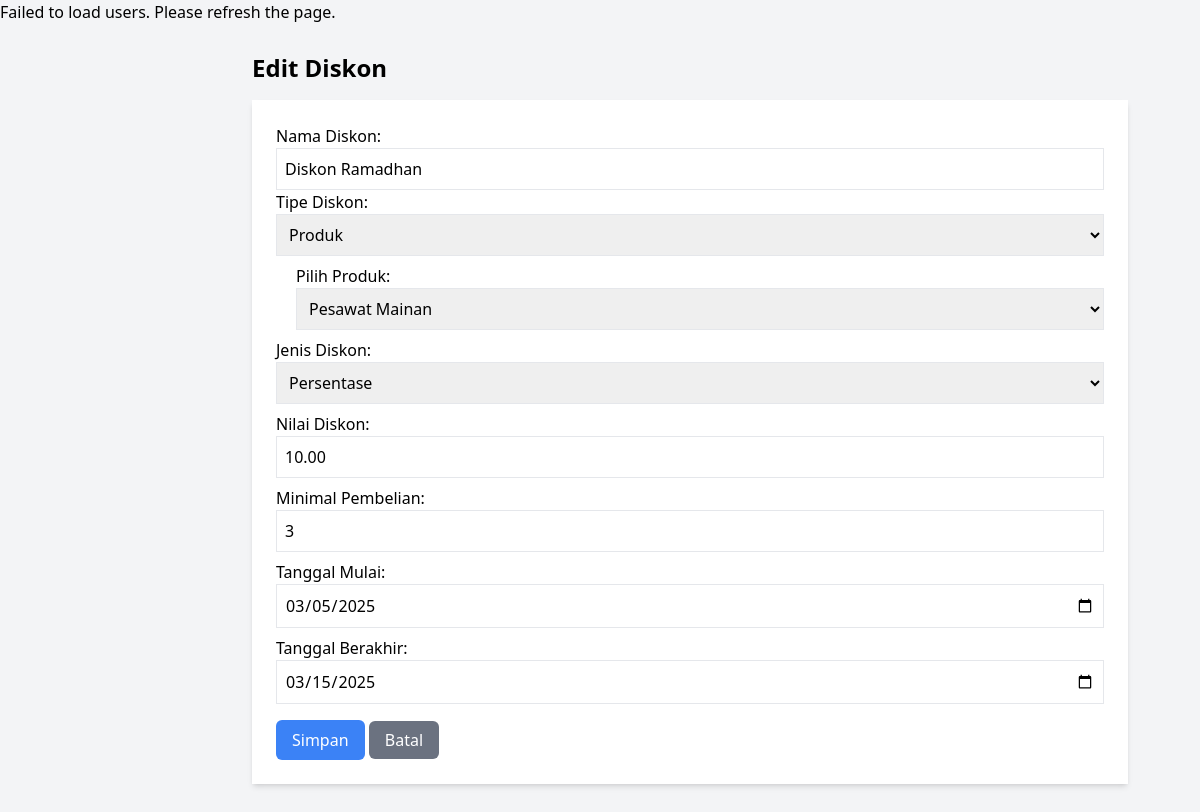
Page /admin/discount_form.php?id=1 on the earlier database version.
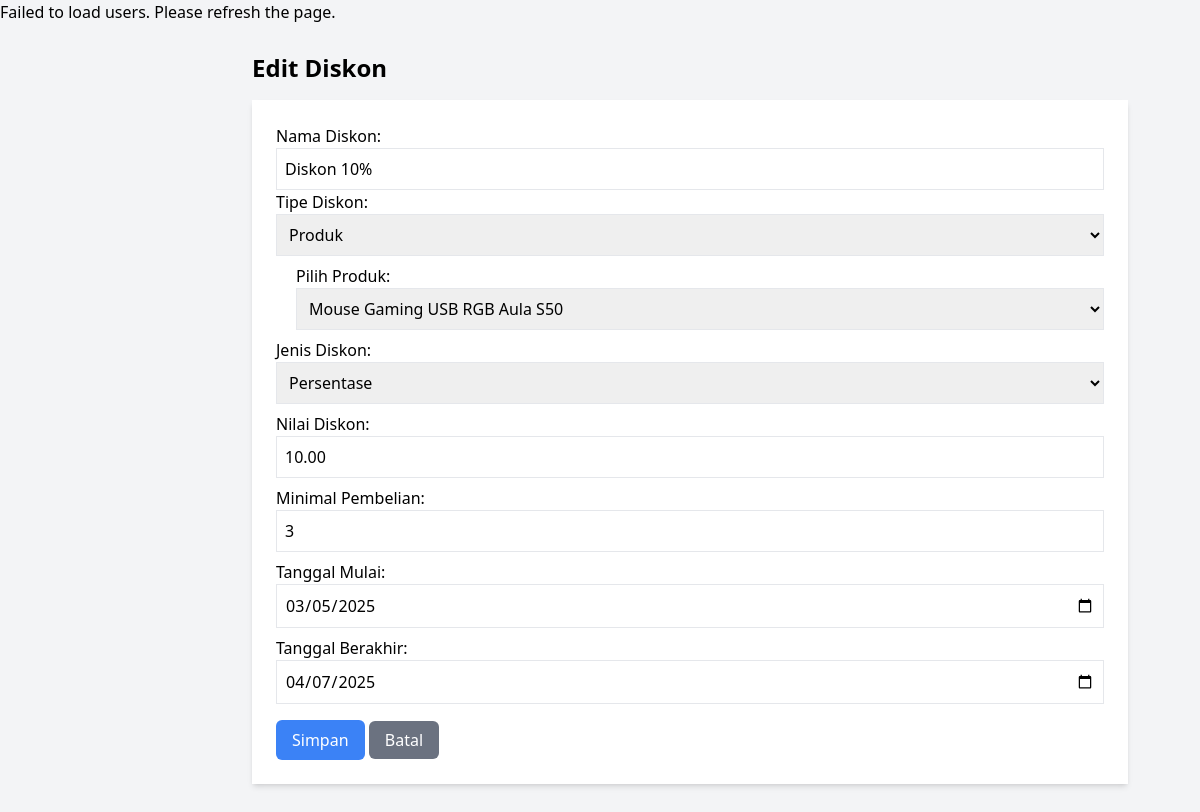
Same page on the later database version.
### tables this page shows
CREATE TABLE `discounts` (
  `id` int NOT NULL,
  `name` varchar(255) NOT NULL,
  `type` enum('product','category') NOT NULL,
  `product_id` int DEFAULT NULL,
  `category_id` int DEFAULT NULL,
  `discount_type` enum('percentage','fixed') NOT NULL,
  `discount_value` decimal(10,2) NOT NULL,
  `min_quantity` int DEFAULT '1',
  `start_date` date NOT NULL,
  `end_date` date NOT NULL,
  `created_at` timestamp NULL DEFAULT CURRENT_TIMESTAMP,
  `updated_at` timestamp NULL DEFAULT CURRENT_TIMESTAMP ON UPDATE CURRENT_TIMESTAMP
);

CREATE TABLE `products` (
  `id` int NOT NULL,
  `name` varchar(255) NOT NULL,
  `description` text,
  `price` decimal(10,2) NOT NULL,
  `stock` int NOT NULL,
  `category_id` int NOT NULL,
  `image` varchar(255) DEFAULT NULL,
  `arrival_date` date NOT NULL,
  `created_at` timestamp NULL DEFAULT CURRENT_TIMESTAMP,
  `updated_at` timestamp NULL DEFAULT CURRENT_TIMESTAMP ON UPDATE CURRENT_TIMESTAMP
);

### admin/discount_form.php (the view, shortened to what this page needs)
<?php
require '../connection.php';
$discount = [
    'id' => '','name' => '', 'type' => '', 'product_id' => '', 'category_id' => '',
    'discount_type' => '', 'discount_value' => '', 'min_quantity' => '1',
    'start_date' => '', 'end_date' => ''
];
if (isset($_GET['id'])) {
    $stmt = $pdo->prepare("SELECT * FROM discounts WHERE id = ?");
    $stmt->execute([$_GET['id']]);
    $discount = $stmt->fetch(PDO::FETCH_ASSOC);
}
$products = $pdo->query("SELECT * FROM products")->fetchAll(PDO::FETCH_ASSOC);
?>
<!DOCTYPE html>
<html lang="en">
<head>
    <script src="https://cdn.tailwindcss.com"></script>
</head>
<body class="bg-gray-100">
    <div id="sidebar"></div>
    <div class="ml-60 w-9/12 px-3 py-7">
        <h2 class="text-2xl font-bold mb-4"><?= $discount['id'] ? 'Edit' : 'Tambah' ?> Diskon</h2>
        <form action="discount_process.php" method="POST" class="bg-white p-6 w-98 shadow-md">
            <label>Nama Diskon:</label>
            <input type="text" name="name" value="<?= $discount['name'] ?>"
                class="border p-2 w-full" required>
            <label>Tipe Diskon:</label>
            <select name="type" id="discountType" class="border p-2 w-full" required>
                <option value="product" <?= $discount['type'] == 'product' ? 'selected' : '' ?>>Produk</option>
            </select>
            <div id="productSelect" class="mt-2 ml-5" style="display: none;">
                <label>Pilih Produk:</label>
                <select name="product_id" class="border p-2 w-full">
                    <?php foreach ($products as $product): ?>
                        <option value="<?= $product['id'] ?>" <?= $discount['product_id'] == $product['id'] ? 'selected' : '' ?>>
                            <?= $product['name'] ?>
                        </option>
                    <?php endforeach; ?>
                </select>
            </div>
            <label class="block mt-2">Jenis Diskon:</label>
            <select name="discount_type" class="border p-2 w-full" required>
                <option value="percentage" <?= $discount['discount_type'] == 'percentage' ? 'selected' : '' ?>>Persentase</option>
            </select>
            <label class="block mt-2">Nilai Diskon:</label>
            <input type="number" name="discount_value" value="<?= $discount['discount_value'] ?>"
                class="border p-2 w-full" required>
            <label class="block mt-2">Minimal Pembelian:</label>
            <input type="number" name="min_quantity" value="<?= $discount['min_quantity'] ?>" class="border p-2 w-full">
            <label class="block mt-2">Tanggal Mulai:</label>
            <input type="date" name="start_date" value="<?= $discount['start_date'] ?>" class="border p-2 w-full" required>
            <label class="block mt-2">Tanggal Berakhir:</label>
            <input type="date" name="end_date" value="<?= $discount['end_date'] ?>" class="border p-2 w-full" required>
            <button type="submit" name="save" class="mt-4 px-4 py-2 bg-blue-500 text-white rounded-md">
                Simpan
            </button>
            <a href="discount.php" class="px-4 py-2 bg-gray-500 text-white rounded-md">Batal</a>
        </form>
    </div>
</body>
</html>

Differences in the rows shown:
changed discounts "Produk": name "Diskon Ramadhan" → "Diskon 10%"; product_id "Pesawat Mainan" → "Mouse Gaming USB RGB Aula S50"; end_date "03/15/2025" → "04/07/2025"
